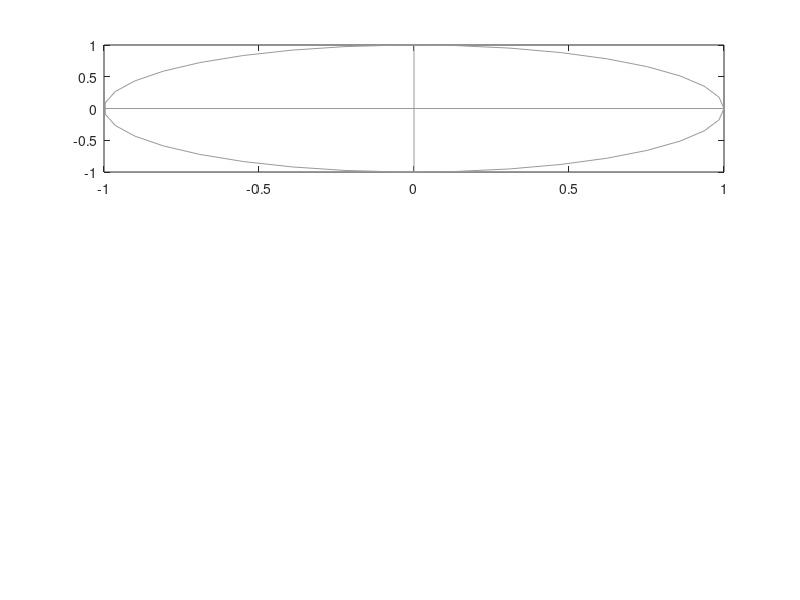

Source code (MATLAB): (Note: this script raises an error after producing the figure.)
%CN02.m

% Phase Diagrams for a Resistor, capcitor and Inductor
% Rotation of the phasors for current and voltage
% The animation can be saved as an animated gif
% ***  Uses the function arrow.m  ***

% Ian Cooper
% School of Physics, University of Sydney
% email: ian.cooper@sydney.edu.au
% http://www.physics.usyd.edu.au/teach_res/mp/mphome.htm
% 180119

clear all
close all
clc
  
   N = 36;
   A = linspace(0,2*pi,N);   % arotation angle
   
% Save animation flagA = 0 (no save) or 1 (save)  [default flagA = 0]
   flagA = 0;
% File Name
   ag_name = 'ag_CN02.gif';
%  Delay in seconds before displaying the next image  
    delay = 0.10;  
%  Frame counter start
    nt = 1;

% ======================================================================
%   GRAPHICS
% ======================================================================
f1 = figure(1);
   FS = 14;
   pos = [0.07 0.07 0.27 0.70];
   set(gcf,'Units','normalized');
   set(gcf,'Position',pos);
   set(gcf,'color','w'); 

   for c = 1:N
       subplot(3,1,1)
       phi = 0;
       axis off
       tm ='Resistor';
       xP = cos(A); yP = sin(A);
       plot(xP,yP,'color',[0.6 0.6 0.6],'linewidth',0.5);
       hold on
       xP = [-1 1]; yP = [0 0];
       plot(xP,yP,'color',[0.6 0.6 0.6],'linewidth',0.5);
       xP = [0 0]; yP = [-1 1];
       plot(xP,yP,'color',[0.6 0.6 0.6],'linewidth',0.5);
       
       arrow([0,0], [cos(A(c)),sin(A(c))],'Width',5, 'EdgeColor',[1 0 0], ...
           'FaceColor',[1 0 0],'TipAngle',20,'length',25);
       arrow([0,0], [0.7*cos(A(c)+phi),0.7*sin(A(c)+phi)],'Width',5, 'EdgeColor',[0 0 1], ...
           'FaceColor',[0 0 1],'TipAngle',30,'length',20)
       
       set(gca,'xLim',[-1 1]);
       set(gca,'yLim',[-1 1]);
       axis square
       hold off
       h_text = text(-0.3,1.2,tm);
       set(h_text,'color',[0 0 0],'fontsize',14);
       set(gca,'visible','off')
    
     
       
       subplot(3,1,2)
       phi = -pi/2; tm ='Capacitor';
       xP = cos(A); yP = sin(A);
       plot(xP,yP,'color',[0.6 0.6 0.6],'linewidth',0.5);
       hold on
       xP = [-1 1]; yP = [0 0];
       plot(xP,yP,'color',[0.6 0.6 0.6],'linewidth',0.5);
       xP = [0 0]; yP = [-1 1];
       plot(xP,yP,'color',[0.6 0.6 0.6],'linewidth',0.5);
       
       arrow([0,0], [cos(A(c)),sin(A(c))],'Width',5, 'EdgeColor',[1 0 0], ...
           'FaceColor',[1 0 0],'TipAngle',20,'length',25);
       arrow([0,0], [0.7*cos(A(c)+phi),0.7*sin(A(c)+phi)],'Width',5, 'EdgeColor',[0 0 1], ...
           'FaceColor',[0 0 1],'TipAngle',30,'length',20);
       
       set(gca,'xLim',[-1 1]);
       set(gca,'yLim',[-1 1]);
       axis square
       hold off
       h_text = text(-0.3,1.2,tm);
       set(h_text,'color',[0 0 0],'fontsize',14);
       set(gca,'visible','off')
       
        subplot(3,1,3)
       phi = pi/2; tm ='Inductor';
       xP = cos(A); yP = sin(A);
       plot(xP,yP,'color',[0.6 0.6 0.6],'linewidth',0.5);
       hold on
       xP = [-1 1]; yP = [0 0];
       plot(xP,yP,'color',[0.6 0.6 0.6],'linewidth',0.5);
       xP = [0 0]; yP = [-1 1];
       plot(xP,yP,'color',[0.6 0.6 0.6],'linewidth',0.5);
       
       arrow([0,0], [cos(A(c)),sin(A(c))],'Width',5, 'EdgeColor',[1 0 0], ...
           'FaceColor',[1 0 0],'TipAngle',20,'length',25);
       arrow([0,0], [0.7*cos(A(c)+phi),0.7*sin(A(c)+phi)],'Width',5, 'EdgeColor',[0 0 1], ...
           'FaceColor',[0 0 1],'TipAngle',30,'length',20)
       
%        xP = [0 cos(A(c))]; yP = [0 sin(A(c))];
%        plot(xP,yP,'r','linewidth',4);
%        xP = [0 0.7*cos(A(c) + phi)]; yP = [0 0.7*sin(A(c) + phi)];
%        plot(xP,yP,'b','linewidth',4);
%        
       set(gca,'xLim',[-1 1]);
       set(gca,'yLim',[-1 1]);
       axis square
       axis on
       h_text = text(-0.8,-1.5,'Current');
       set(h_text,'color',[1 0 0],'fontsize',14);
       h_text = text(0.2,-1.5,'Voltage');
       set(h_text,'color',[0 0 1],'fontsize',14);
       h_text = text(-0.3,1.2,tm);
       set(h_text,'color',[0 0 0],'fontsize',14);
       hold off
       set(gca,'visible','off')
       
       pause(0.001);
       
   if flagA == 1
       frame = getframe(f1);
       im = frame2im(frame);
       [imind,cm] = rgb2ind(im,256);
%  On the first loop, create the file. In subsequent loops, append.
     if nt == 1
        imwrite(imind,cm,ag_name,'gif','DelayTime',delay,'loopcount',inf);
     else
        imwrite(imind,cm,ag_name,'gif','DelayTime',delay,'writemode','append');
     end
        nt = nt+1;
   end
    end
